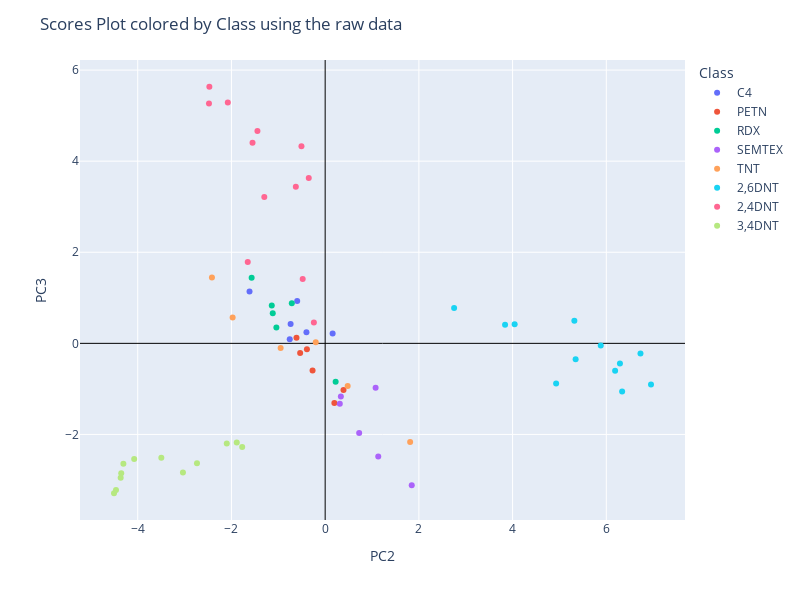

Source (notebook cell):
### Code cell
# View the scores plot using plotly library
fig = px.scatter(scores, x="PC2", y="PC3", color="Class", hover_data=['Class'], hover_name=scores.index)
fig.update_xaxes(zeroline=True, zerolinewidth=1, zerolinecolor='Black')
fig.update_yaxes(zeroline=True, zerolinewidth=1, zerolinecolor='Black')
fig.update_layout(
    height=600,
    width=800,
    title_text='Scores Plot colored by Class using the raw data')
fig.show()

### Figure 1 — Plotly figure (JSON) as saved in the notebook; plotly's stock layout.template omitted (floating-point values rounded to 4 significant figures)
{"data": [{"customdata": [["C4"], ["C4"], ["C4"], ["C4"], ["C4"], ["C4"]], "hovertemplate": "<b>%{hovertext}</b><br><br>Class=%{customdata[0]}<br>PC2=%{x}<br>PC3=%{y}<extra></extra>", "hovertext": ["C4_7", "C4_8", "C4_9", "C4_10", "C4_11", "C4_12"], "legendgroup": "C4", "marker": {"color": "#636efa", "symbol": "circle"}, "mode": "markers", "name": "C4", "orientation": "v", "showlegend": true, "type": "scatter", "x": [-1.614, -0.7559, 0.1593, -0.3996, -0.5969, -0.7375], "xaxis": "x", "y": [1.139, 0.09222, 0.2136, 0.2431, 0.9321, 0.4223], "yaxis": "y"}, {"customdata": [["PETN"], ["PETN"], ["PETN"], ["PETN"], ["PETN"], ["PETN"]], "hovertemplate": "<b>%{hovertext}</b><br><br>Class=%{customdata[0]}<br>PC2=%{x}<br>PC3=%{y}<extra></extra>", "hovertext": ["PETN_10", "PETN_11", "PETN_12", "PETN_13", "PETN_14", "PETN_15"], "legendgroup": "PETN", "marker": {"color": "#EF553B", "symbol": "circle"}, "mode": "markers", "name": "PETN", "orientation": "v", "showlegend": true, "type": "scatter", "x": [-0.3895, 0.3913, -0.6121, 0.196, -0.5338, -0.2691], "xaxis": "x", "y": [-0.1307, -1.023, 0.1221, -1.309, -0.2132, -0.5978], "yaxis": "y"}, {"customdata": [["RDX"], ["RDX"], ["RDX"], ["RDX"], ["RDX"], ["RDX"]], "hovertemplate": "<b>%{hovertext}</b><br><br>Class=%{customdata[0]}<br>PC2=%{x}<br>PC3=%{y}<extra></extra>", "hovertext": ["RDX_9", "RDX_10", "RDX_11", "RDX_12", "RDX_13", "RDX_14"], "legendgroup": "RDX", "marker": {"color": "#00cc96", "symbol": "circle"}, "mode": "markers", "name": "RDX", "orientation": "v", "showlegend": true, "type": "scatter", "x": [0.2237, -0.7119, -1.119, -1.139, -1.569, -1.041], "xaxis": "x", "y": [-0.842, 0.8782, 0.6633, 0.8323, 1.44, 0.3456], "yaxis": "y"}, {"customdata": [["SEMTEX"], ["SEMTEX"], ["SEMTEX"], ["SEMTEX"], ["SEMTEX"], ["SEMTEX"]], "hovertemplate": "<b>%{hovertext}</b><br><br>Class=%{customdata[0]}<br>PC2=%{x}<br>PC3=%{y}<extra></extra>", "hovertext": ["SEMTEX_10", "SEMTEX_11", "SEMTEX_12", "SEMTEX_13", "SEMTEX_14", "SEMTEX_15"], "legendgroup": "SEMTEX", "marker": {"color": "#ab63fa", "symbol": "circle"}, "mode": "markers", "name": "SEMTEX", "orientation": "v", "showlegend": true, "type": "scatter", "x": [0.3123, 0.3348, 0.7256, 1.133, 1.848, 1.077], "xaxis": "x", "y": [-1.324, -1.165, -1.968, -2.483, -3.115, -0.9756], "yaxis": "y"}, {"customdata": [["TNT"], ["TNT"], ["TNT"], ["TNT"], ["TNT"], ["TNT"]], "hovertemplate": "<b>%{hovertext}</b><br><br>Class=%{customdata[0]}<br>PC2=%{x}<br>PC3=%{y}<extra></extra>", "hovertext": ["TNT_8", "TNT_9", "TNT_10", "TNT_11", "TNT_12", "TNT_13"], "legendgroup": "TNT", "marker": {"color": "#FFA15A", "symbol": "circle"}, "mode": "markers", "name": "TNT", "orientation": "v", "showlegend": true, "type": "scatter", "x": [-0.2009, -0.9501, -2.417, 0.4804, 1.813, -1.975], "xaxis": "x", "y": [0.02442, -0.1043, 1.444, -0.9371, -2.165, 0.5653], "yaxis": "y"}, {"customdata": [["2,6DNT"], ["2,6DNT"], ["2,6DNT"], ["2,6DNT"], ["2,6DNT"], ["2,6DNT"], ["2,6DNT"], ["2,6DNT"], ["2,6DNT"], ["2,6DNT"], ["2,6DNT"], ["2,6DNT"]], "hovertemplate": "<b>%{hovertext}</b><br><br>Class=%{customdata[0]}<br>PC2=%{x}<br>PC3=%{y}<extra></extra>", "hovertext": ["2,6DNT_1", "2,6DNT_2", "2,6DNT_3", "2,6DNT_4", "2,6DNT_5", "2,6DNT_6", "2,6DNT_7", "2,6DNT_8", "2,6DNT_9", "2,6DNT_10", "2,6DNT_11", "2,6DNT_12"], "legendgroup": "2,6DNT", "marker": {"color": "#19d3f3", "symbol": "circle"}, "mode": "markers", "name": "2,6DNT", "orientation": "v", "showlegend": true, "type": "scatter", "x": [2.752, 5.881, 6.188, 4.044, 6.954, 5.345, 5.318, 3.839, 6.291, 6.729, 4.929, 6.337], "xaxis": "x", "y": [0.7785, -0.04461, -0.6013, 0.4212, -0.9055, -0.3468, 0.4977, 0.4056, -0.4404, -0.2218, -0.883, -1.058], "yaxis": "y"}, {"customdata": [["2,4DNT"], ["2,4DNT"], ["2,4DNT"], ["2,4DNT"], ["2,4DNT"], ["2,4DNT"], ["2,4DNT"], ["2,4DNT"], ["2,4DNT"], ["2,4DNT"], ["2,4DNT"], ["2,4DNT"]], "hovertemplate": "<b>%{hovertext}</b><br><br>Class=%{customdata[0]}<br>PC2=%{x}<br>PC3=%{y}<extra></extra>", "hovertext": ["2,4DNT_1", "2,4DNT_2", "2,4DNT_3", "2,4DNT_4", "2,4DNT_5", "2,4DNT_6", "2,4DNT_7", "2,4DNT_8", "2,4DNT_9", "2,4DNT_10", "2,4DNT_11", "2,4DNT_12"], "legendgroup": "2,4DNT", "marker": {"color": "#FF6692", "symbol": "circle"}, "mode": "markers", "name": "2,4DNT", "orientation": "v", "showlegend": true, "type": "scatter", "x": [-1.445, -2.078, -2.471, -0.5058, -2.479, -1.299, -1.55, -0.6258, -0.3501, -1.652, -0.4794, -0.2407], "xaxis": "x", "y": [4.663, 5.287, 5.634, 4.326, 5.266, 3.212, 4.404, 3.437, 3.632, 1.787, 1.414, 0.4597], "yaxis": "y"}, {"customdata": [["3,4DNT"], ["3,4DNT"], ["3,4DNT"], ["3,4DNT"], ["3,4DNT"], ["3,4DNT"], ["3,4DNT"], ["3,4DNT"], ["3,4DNT"], ["3,4DNT"], ["3,4DNT"], ["3,4DNT"]], "hovertemplate": "<b>%{hovertext}</b><br><br>Class=%{customdata[0]}<br>PC2=%{x}<br>PC3=%{y}<extra></extra>", "hovertext": ["3,4DNT_1", "3,4DNT_2", "3,4DNT_3", "3,4DNT_4", "3,4DNT_5", "3,4DNT_6", "3,4DNT_7", "3,4DNT_8", "3,4DNT_9", "3,4DNT_10", "3,4DNT_11", "3,4DNT_12"], "legendgroup": "3,4DNT", "marker": {"color": "#B6E880", "symbol": "circle"}, "mode": "markers", "name": "3,4DNT", "orientation": "v", "showlegend": true, "type": "scatter", "x": [-1.887, -2.736, -2.1, -1.77, -3.035, -4.464, -4.506, -4.076, -4.306, -4.352, -4.364, -3.496], "xaxis": "x", "y": [-2.177, -2.631, -2.198, -2.277, -2.837, -3.221, -3.291, -2.538, -2.641, -2.854, -2.951, -2.511], "yaxis": "y"}], "layout": {"height": 600, "legend": {"title": {"text": "Class"}, "tracegroupgap": 0}, "margin": {"t": 60}, "title": {"text": "Scores Plot colored by Class using the raw data"}, "width": 800, "xaxis": {"anchor": "y", "domain": [0, 1], "title": {"text": "PC2"}, "zeroline": true, "zerolinecolor": "Black", "zerolinewidth": 1}, "yaxis": {"anchor": "x", "domain": [0, 1], "title": {"text": "PC3"}, "zeroline": true, "zerolinecolor": "Black", "zerolinewidth": 1}}}
